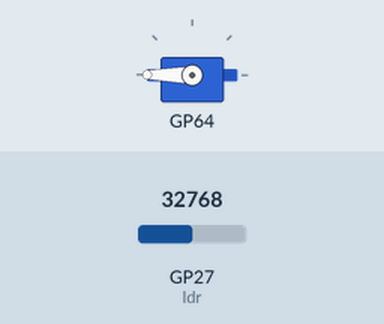
Recording of a program running on a simulated Raspberry Pi Pico running MicroPython. Parts: servo. The inputs (shaded band) are chosen by the test bench; at power-on: GP27 (ldr) = 32768 (analog values on the 0–65535 scale).

Above: at 1.28 s.
1.3 s: GP27 (ldr) set to 4336
4.6 s: GP27 (ldr) set to 3632
At 5.1 s:
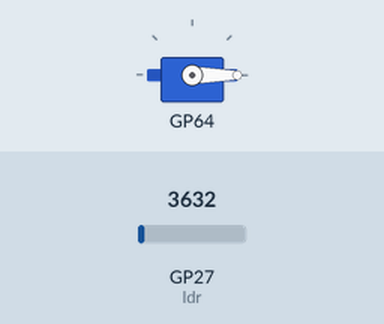
6.1 s: GP27 (ldr) set to 4655
At 9.3 s:
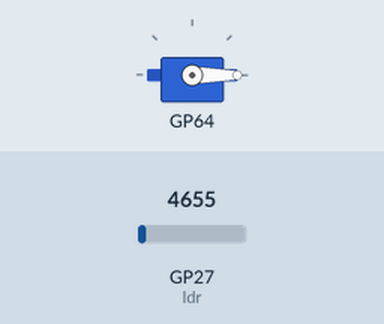
9.4 s: GP27 (ldr) set to 3345
At 10.4 s:
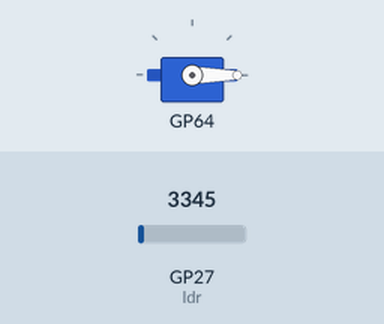
Timing chart, 0 to 11.9 s (numbered marks = the images above; inputs shaded):
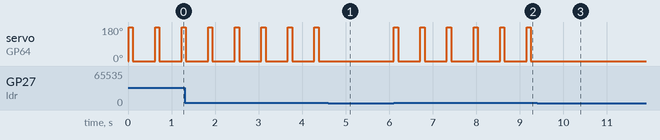

Measured:
- the behaviour switches between 4016 and 4000 on GP27 (ldr) (found by bisection; images 0 and 1)
- after the input at 4.6 s, servo on GP64: stops changing and stays 0°
- after the input at 6.1 s, servo on GP64: alternates 180° for 0.10 s and 0° for 0.51 s, starting at once
- after the input at 9.4 s, servo on GP64: stops changing and stays 0°
- by itself, servo on GP64: alternates 180° for 0.10 s and 0° for 0.51 s

The program:

dinosaur_game_v2.py
```python
from machine import Pin, ADC, PWM, I2C#to access the hardware on the pico
from utime import sleep #time library
from picobricks import MotorDriver

i2c = I2C(0, scl=Pin(5), sda=Pin(4))   # Init I2C using pins
motor = MotorDriver(i2c)

ldr=ADC(27) #initialize digital pin 27 for LDR
motor.servo(1,0) # sets position to 0 degrees

while True:
    sleep(0.01)
    #When LDR data higher than 40000
    if ldr.read_u16()>4000:
        motor.servo(1,180)# sets position to 180 degrees
        sleep(0.1)#delay
        motor.servo(1,0) # sets position to 0 degrees
        sleep(0.5)#delay
```
